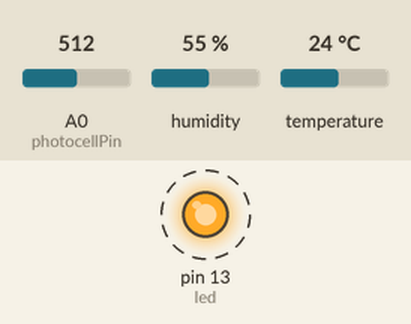
Bench run of a sketch on a simulated Arduino Mega 2560, built with avr-gcc and run on an emulated ATmega2560. Parts: output pins drawn as LEDs (lit = HIGH). Dashed ring = blinking. The inputs (shaded band) are chosen by the test bench; at power-on: A0 (photocellPin) = 512, humidity 55 %, temperature 24 °C. What the sketch prints to the serial monitor is not drawn.

Above: at 0.7 s.
Timing chart, 0 to 3.5 s (numbered marks = the images above):
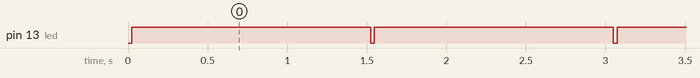

Measured:
- by itself, pin 13 (led): alternates HIGH for 1.5 s and LOW for 0.02 s

The sketch:

sketch_ino.ino
```cpp
// photocell attach to A0 on SUNFOUNDER MEGA2560
#define photocellPin 0
// Temprature / humidity sensor
#include <dht11.h>
DHT11 DHT11;

int led = 13;
#define DHT11PIN 52 // digital pin

void setup()
{
    Serial.begin(9600);
    pinMode(led, OUTPUT);
}

void loop()
{
    // READ DATA
    Serial.print("DHT11, \t");
    //read the value returned from sensor
    int chk = DHT11.read(DHT11PIN);
    switch (chk) {
        case DHTLIB_OK:
            break;
        case DHTLIB_ERROR_CHECKSUM:
            Serial.print("Checksum error,\t");
            break;
        case DHTLIB_ERROR_TIMEOUT:
            Serial.print("Time out error,\t");
            break;
        default:
            Serial.print("Unknown error,\t");
  	    break;
    }
   Serial.println();
   // DISPLAY DATA
   Serial.print("Temprature: ");
   Serial.print(DHT11.temperature);
   Serial.println(" C");

   Serial.print("Humutidiy: ");
   Serial.print(DHT11.humidity);
   Serial.println(" %");

   Serial.print("Photocell: ");
   Serial.println(analogRead(photocellPin));
   Serial.println();

   digitalWrite(led, HIGH);
   delay(1500);
   digitalWrite(led, LOW);
}
```
